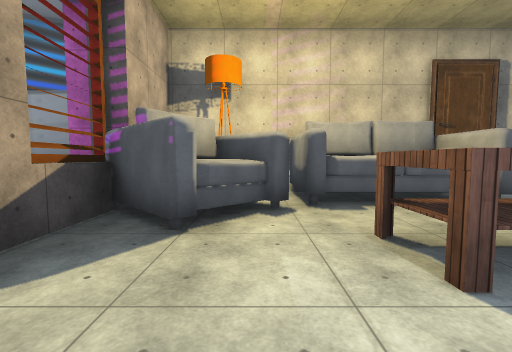
view 1 (above)

16 first-person views from a walk through a scene from a Unity 3-D project. The camera is 1.5 m above the floor, tilts 4° down and sees 90° across. The floor is counted in squares, 2 m on a side. Each view is taken from the middle of a square. On the plan, view 1 faces up. The plan holds only what a view shows up to about 9 squares ahead; the rest is blank. The place goes on beyond the plan. The player is left out. Some animated figures are left out. Door leaves are left out, so doorways stand open. Some surface patterns are stand-ins.

view 2
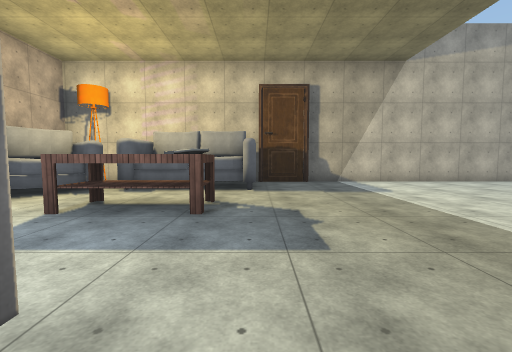

view 3
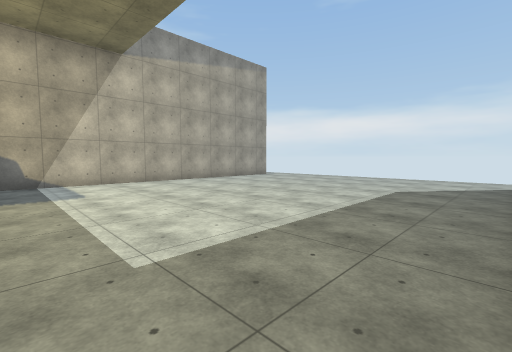

view 4
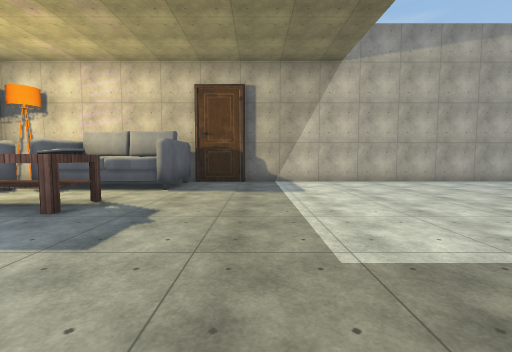

view 5
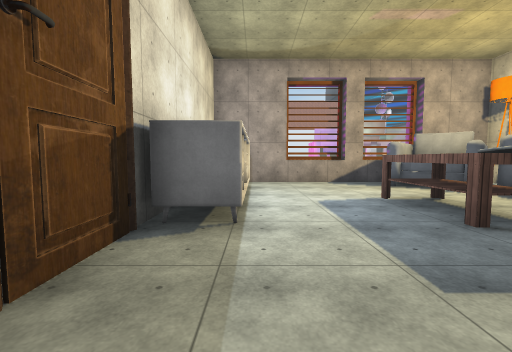

view 6
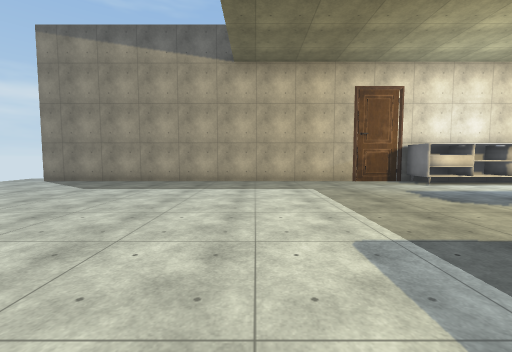

view 7
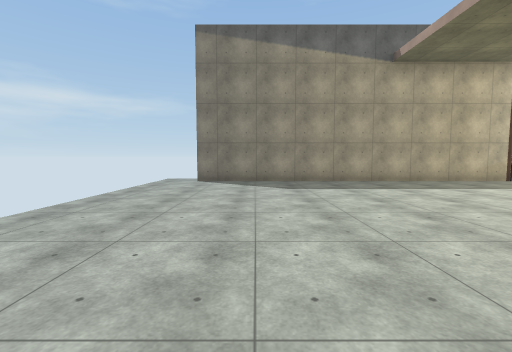

view 8
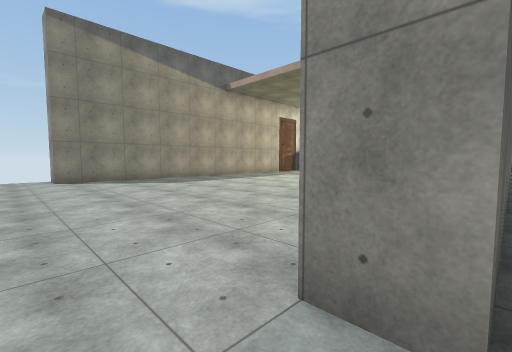

view 9
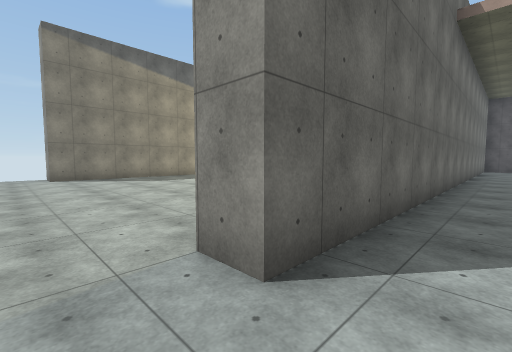

view 10
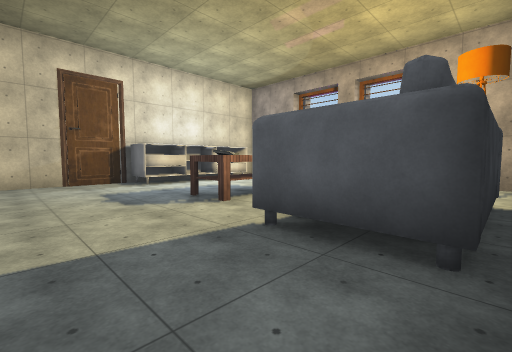

view 11
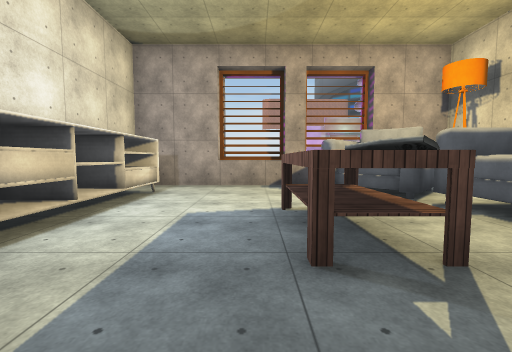

view 12
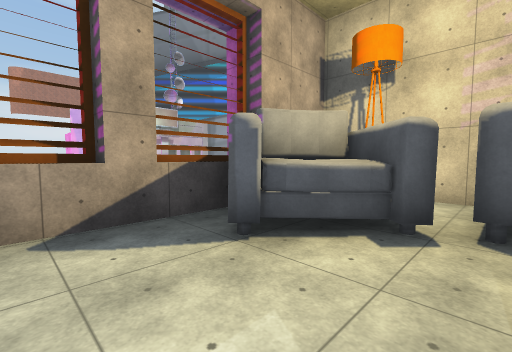

view 13
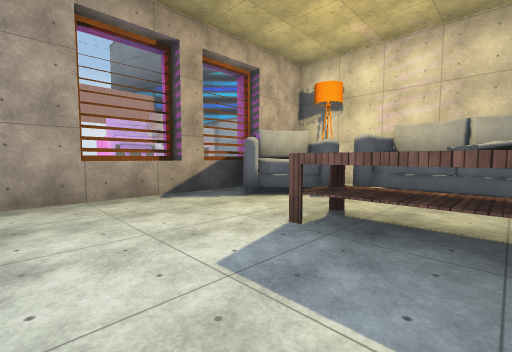

view 14
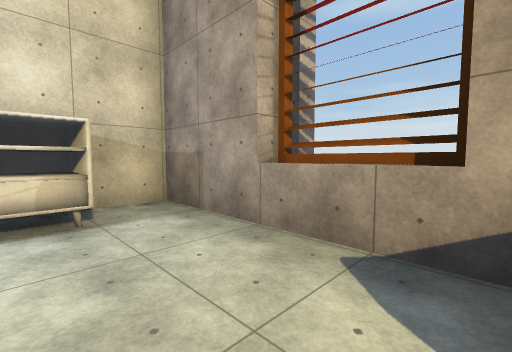

view 15
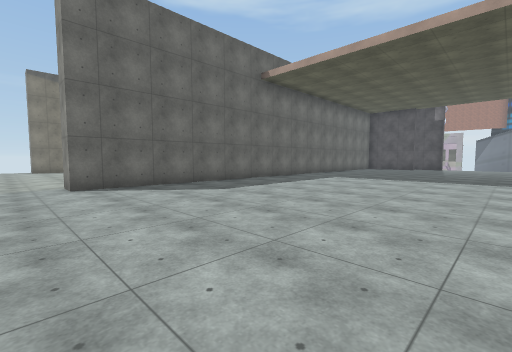

view 16
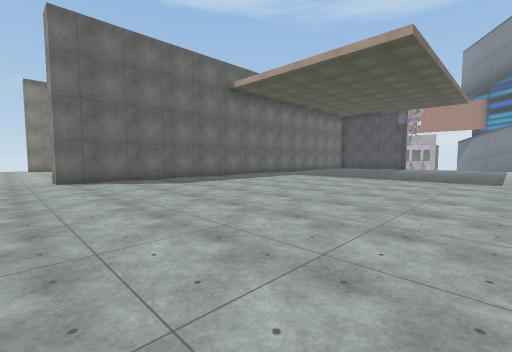

### Floor plan
Points are (right, up) in squares from view 1. A wall is a line through its corners. A room is listed if a view was taken in it or the views show most of it. See-through windows are left out.
Room 1 (views 1, 2, 3, 4, 5, 6, 7, 10, 11, 12, 13, 14)
walls: (3.8, -2.3) (14.9, -2.3) (14.9, -3.1); (14.2, 6.2) (3.8, 6.2); (0.9, 6.2) (-1.9, 6.2); (14.9, 7) (14.9, 6.1); (-2.1, 2.5) (-2.1, -2.3) (-0.9, -2.3); (-2.4, 1.8) (-2.4, -0.1); (-2.4, 4.2) (-2.4, 2.5)
ways out: opening at (15.5, 7) to room 2
objects: other object (-2, 3) to (0, 5); lamp (-1, 5); other object (0, -2) to (3, -2); other object (1, 4) to (4, 5); table (2, 2) to (3, 2)
Room 2 (views 8, 9, 15, 16)
walls: (4.2, 7) (14.9, 7)
ways out: opening at (15.5, 7) to room 1

Positions as (right, up) in squares from view 1, and headings:
1: (0, 0), facing up
2: (4, -2), facing up
3: (6, -2), facing up-right
4: (6, -2), facing up
5: (6, -1), facing left
6: (8, 6), facing down
7: (13, 6), facing down
8: (16, 7), facing down-left
9: (16, 8), facing down-left
10: (6, 6), facing down-left
11: (5, 1), facing left
12: (1, 1), facing up-left
13: (3, -1), facing up-left
14: (0, 2), facing down-left
15: (16, 14), facing down-left
16: (16, 16), facing down-left
